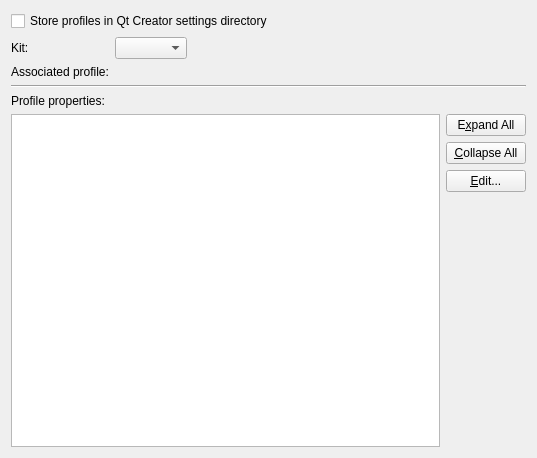
<?xml version="1.0" encoding="UTF-8"?>
<ui version="4.0">
 <class>QbsProjectManager::Internal::QbsProfilesSettingsWidget</class>
 <widget class="QWidget" name="QbsProjectManager::Internal::QbsProfilesSettingsWidget">
  <property name="geometry">
   <rect>
    <x>0</x>
    <y>0</y>
    <width>537</width>
    <height>458</height>
   </rect>
  </property>
  <property name="windowTitle">
   <string>Form</string>
  </property>
  <layout class="QVBoxLayout" name="verticalLayout_2">
   <item>
    <widget class="QCheckBox" name="settingsDirCheckBox">
     <property name="text">
      <string>Store profiles in Qt Creator settings directory</string>
     </property>
    </widget>
   </item>
   <item>
    <layout class="QFormLayout" name="formLayout">
     <item row="0" column="0">
      <widget class="QLabel" name="kitLabel">
       <property name="text">
        <string>Kit:</string>
       </property>
      </widget>
     </item>
     <item row="0" column="1">
      <layout class="QHBoxLayout" name="horizontalLayout">
       <item>
        <widget class="QComboBox" name="kitsComboBox"/>
       </item>
       <item>
        <spacer name="horizontalSpacer">
         <property name="orientation">
          <enum>Qt::Horizontal</enum>
         </property>
         <property name="sizeHint" stdset="0">
          <size>
           <width>40</width>
           <height>20</height>
          </size>
         </property>
        </spacer>
       </item>
      </layout>
     </item>
     <item row="1" column="0">
      <widget class="QLabel" name="profileKeyLabel">
       <property name="text">
        <string>Associated profile:</string>
       </property>
      </widget>
     </item>
     <item row="1" column="1">
      <widget class="QLabel" name="profileValueLabel">
       <property name="text">
        <string/>
       </property>
      </widget>
     </item>
    </layout>
   </item>
   <item>
    <widget class="Line" name="line">
     <property name="orientation">
      <enum>Qt::Horizontal</enum>
     </property>
    </widget>
   </item>
   <item>
    <widget class="QLabel" name="propertiesLabel">
     <property name="text">
      <string>Profile properties:</string>
     </property>
    </widget>
   </item>
   <item>
    <layout class="QHBoxLayout" name="horizontalLayout_2">
     <item>
      <widget class="QTreeView" name="propertiesView"/>
     </item>
     <item>
      <layout class="QVBoxLayout" name="verticalLayout">
       <item>
        <widget class="QPushButton" name="expandButton">
         <property name="text">
          <string>E&amp;xpand All</string>
         </property>
        </widget>
       </item>
       <item>
        <widget class="QPushButton" name="collapseButton">
         <property name="text">
          <string>&amp;Collapse All</string>
         </property>
        </widget>
       </item>
       <item>
        <widget class="QPushButton" name="editButton">
         <property name="text">
          <string>&amp;Edit...</string>
         </property>
        </widget>
       </item>
       <item>
        <spacer name="verticalSpacer">
         <property name="orientation">
          <enum>Qt::Vertical</enum>
         </property>
         <property name="sizeHint" stdset="0">
          <size>
           <width>20</width>
           <height>40</height>
          </size>
         </property>
        </spacer>
       </item>
      </layout>
     </item>
    </layout>
   </item>
  </layout>
 </widget>
 <resources/>
 <connections/>
</ui>
